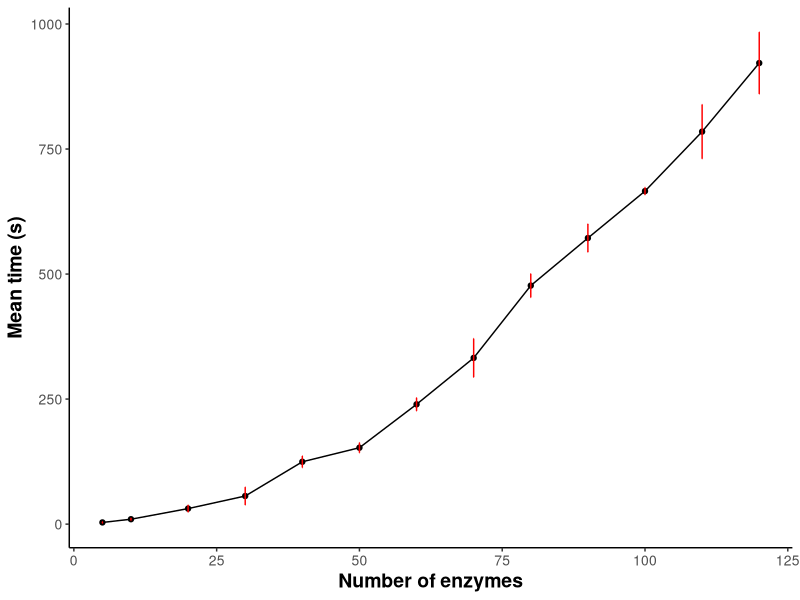
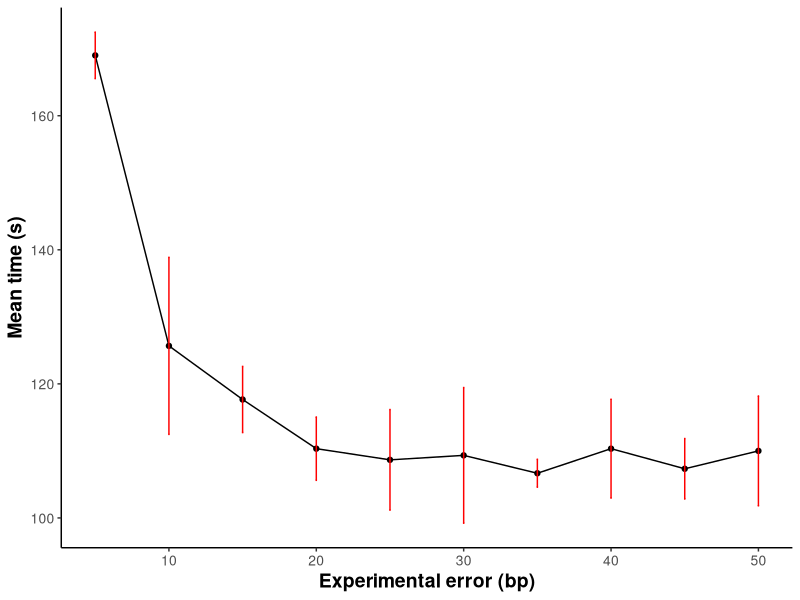
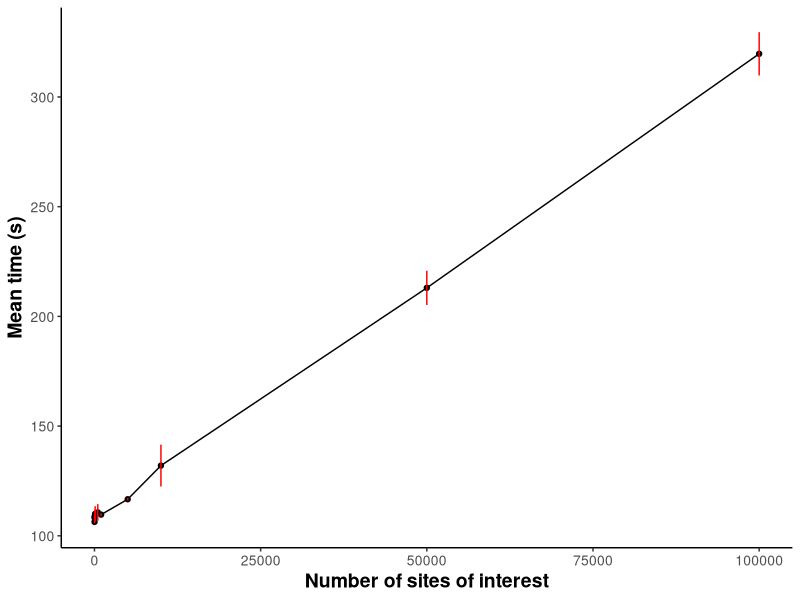
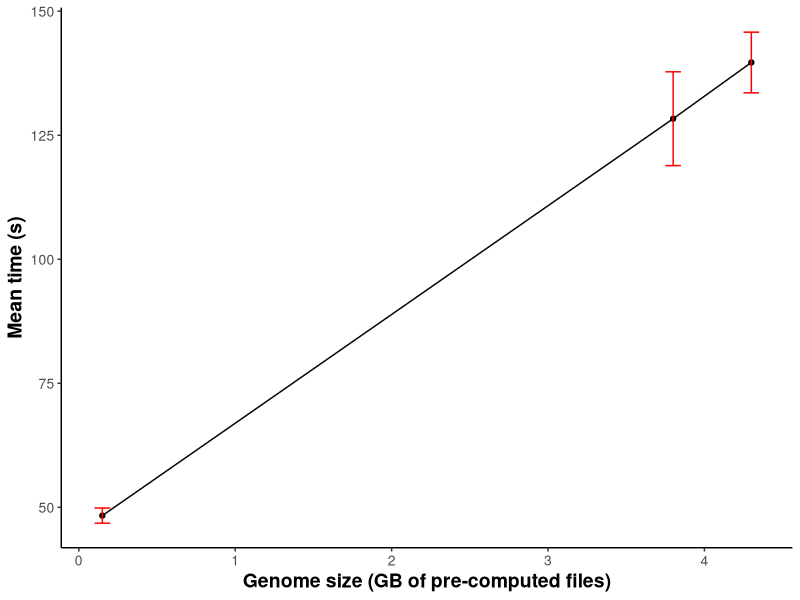

Write the R code that produced these figures, in order.
###########################################################################################
#########                                                                         #########
#########                           Antonio J. Ribeiro                            #########
#########                     Daniel Elias Martin Herranz                         #########
#########                             31/05/2017                                  #########
#########                              EMBL-EBI                                   #########
#########                           Thornton group                                #########
#########                                                                         #########
###########################################################################################

###########################################################################################
#####                                 cuRRBS paper                                     ####
###########################################################################################
##### Study how different parameters affect the computational time for cuRRBS runs.    ####
###########################################################################################
##### USAGE: manual                                                                    ####
###########################################################################################

#### Dependencies ####

library(ggplot2);

setwd('~/Desktop/methylation_clock/optimize_RRBS/cuRRBS_paper/Supp_Figure_5/Supp_Figure_5A_D/');


#### 1. Read the raw data ####

time_n_enzymes <- data.frame(n_enzymes = c(5,10,20,30,40,50,60,70,80,90,100,110,120), 
                             time1 = c(3.5,7.4,39.2,41.6,123,152.4,240.6,317.9,452.8,545,672,749.4,862.8),
                             time2 = c(4.8,12,28,76,137,163,226,376,500,601,658,847,917),
                             time3 = c(1.8,10,26,51,114,143,252,303,478,570,667.7,758,986));

time_exp_error <- data.frame(exp_error = c(5,10,15,20,25,30,35,40,45,50),
                             time1 = c(171,140,112,105,101,103,105,102,103,101),
                             time2 = c(165,123,120,112,116,104,109,116,107,112),
                             time3 = c(171,114,121,114,109,121,106,113,112,117));

time_n_sites <- data.frame(n_sites = c(100000,50000,10000,5000,1000,500,100,50,10,5),
                           time1 = c(331,222,143,117,110,115,114,112,107,109),
                           time2 = c(315,208,127,116,109,109,108,108,106,107),
                           time3 = c(313,209,126,117,110,108,108,107,106,109));

time_genome_size <- data.frame(genome_size = c(4.3,0.15,3.8),
                               time1 = c(141,50,125),
                               time2 = c(145,48,121),
                               time3 = c(133,47,139));


#### 2. Calculate the mean time and the standard deviation between the 3 runs ####

time_n_enzymes$mean_time <- apply(time_n_enzymes[,2:4], 1, mean);
time_n_enzymes$sd <- apply(time_n_enzymes[,2:4], 1, sd);

time_exp_error$mean_time <- apply(time_exp_error[,2:4], 1, mean);
time_exp_error$sd <- apply(time_exp_error[,2:4], 1, sd);

time_n_sites$mean_time <- apply(time_n_sites[,2:4], 1, mean);
time_n_sites$sd <- apply(time_n_sites[,2:4], 1, sd);

time_genome_size$mean_time <- apply(time_genome_size[,2:4], 1, mean);
time_genome_size$sd <- apply(time_genome_size[,2:4], 1, sd);

#### 3. Make the plots ####

p_n_enzymes <- ggplot(time_n_enzymes, aes(x=n_enzymes, y=mean_time)) + 
  geom_line() + geom_point() + 
  geom_errorbar(aes(ymin=mean_time-sd, ymax=mean_time+sd), width=.1, col='red') +
  theme_classic() + 
  theme(axis.text=element_text(size=10),
        axis.title=element_text(size=14,face="bold")) + 
  xlab('Number of enzymes') + ylab('Mean time (s)');

ggsave('plot_time_vs_number_ezymes.pdf', width=8, height=8);

p_exp_error <- ggplot(time_exp_error, aes(x=exp_error, y=mean_time)) + 
  geom_line() + geom_point() +
  geom_errorbar(aes(ymin=mean_time-sd, ymax=mean_time+sd), width=.1, col='red') +
  theme_classic() + 
  theme(axis.text=element_text(size=10),
        axis.title=element_text(size=14,face="bold")) + 
  xlab('Experimental error (bp)') + ylab('Mean time (s)');

ggsave('plot_time_vs_exp_error.pdf', width=8, height=8);

p_n_sites <- ggplot(time_n_sites, aes(x=n_sites, y=mean_time)) + 
  geom_line() + geom_point() +
  geom_errorbar(aes(ymin=mean_time-sd, ymax=mean_time+sd), width=.1, col='red') +
  theme_classic() + 
  theme(axis.text=element_text(size=10),
        axis.title=element_text(size=14,face="bold")) + 
  xlab('Number of sites of interest') + ylab('Mean time (s)');

ggsave('plot_time_vs_number_sites.pdf', width=8, height=8);

p_genome_size <- ggplot(time_genome_size, aes(x=genome_size, y=mean_time)) + 
  geom_line() + geom_point() +
  geom_errorbar(aes(ymin=mean_time-sd, ymax=mean_time+sd), width=.1, col='red') +
  theme_classic() + 
  theme(axis.text=element_text(size=10),
        axis.title=element_text(size=14,face="bold")) + 
  xlab('Genome size (GB of pre-computed files)') + ylab('Mean time (s)');

ggsave('plot_time_vs_genome_size.pdf', width=8, height=8);


### End of the script ###
